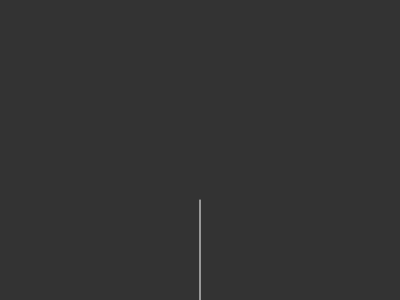
Frame 1 (no input)
Frame 60 (no input): identical to frame 1, image omitted
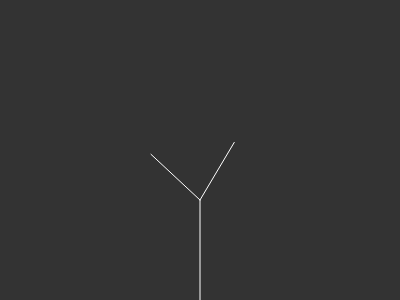
Frame 120 (the mouse pressed at the canvas centre since frame 60)

The p5.js sketch that drew these frames (run headless with seeded random() and noise() and a simulated clock; from frame 60 on, the mouse is pressed at the canvas centre):

// p5.js sketch
// ── sketch.js
var tree = [];
var leaves = [];
var count = 0;

function setup() {
  createCanvas( 400, 300 );
  pixelDensity( 1 );

  // slider = createSlider( 0, TWO_PI, Math.PI / 4, 0.01 );

  var a = createVector( width / 2, height );
  var b = createVector( width / 2, height - 100 );
  var root = new Branch( a, b );

  tree[ 0 ] = root;
}

function mousePressed() {
  for ( var i = tree.length - 1; i >= 0; i-- ) {
    if ( !tree[ i ].grown ) {
      tree.push( tree[ i ].branchA() );
      tree.push( tree[ i ].branchB() );
    }
    tree[ i ].grown = true;
  }
  count += 1;

  if ( count === 6 ) {
    for ( var j = 0; j < tree.length; j++ ) {
      if ( !tree[ j ].grown ) {
        var leaf = tree[ j ].end.copy();
        leaves.push( leaf );
      }
    }
  }
}

function draw() {
  background( 51 );
  // angle = slider.value();
  for ( var i = 0; i < tree.length; i++ ) {
    // tree[ i ].jitter();
    tree[ i ].show(); 
  }
  for ( var i = 0; i < leaves.length; i++ ) {
    fill( 0, 255, 255, 177 );
    noStroke();
    ellipse( leaves[ i ].x, leaves[ i ].y, 8, 8 );
  }
}

// ── branches.js
function Branch( begin, end ) {
  this.begin = begin;
  this.end = end;
  this.grown = false;

  this.show = function() {
    stroke( 255 );
    line( this.begin.x, this.begin.y, this.end.x, this.end.y );
  }

  this.jitter = function() {
    this.end.x += random( -1, 1 );
    this.end.y += random( -1, 1 );
  }
  this.branchA = function() {
    var dir = p5.Vector.sub( this.end, this.begin );
    var v = random( 3, 7 );
    dir.rotate( PI / v );
    dir.mult( 0.67 );
    var newEnd = p5.Vector.add( this.end, dir );
    var a = new Branch( this.end, newEnd )
    return a;
  }

  this.branchB = function() {
    var dir = p5.Vector.sub( this.end, this.begin );
    var v = random( 3, 7 );
    dir.rotate( -PI / v );
    dir.mult( 0.67 );
    var newEnd = p5.Vector.add( this.end, dir );
    var b = new Branch( this.end, newEnd )
    return b;
  }
}
